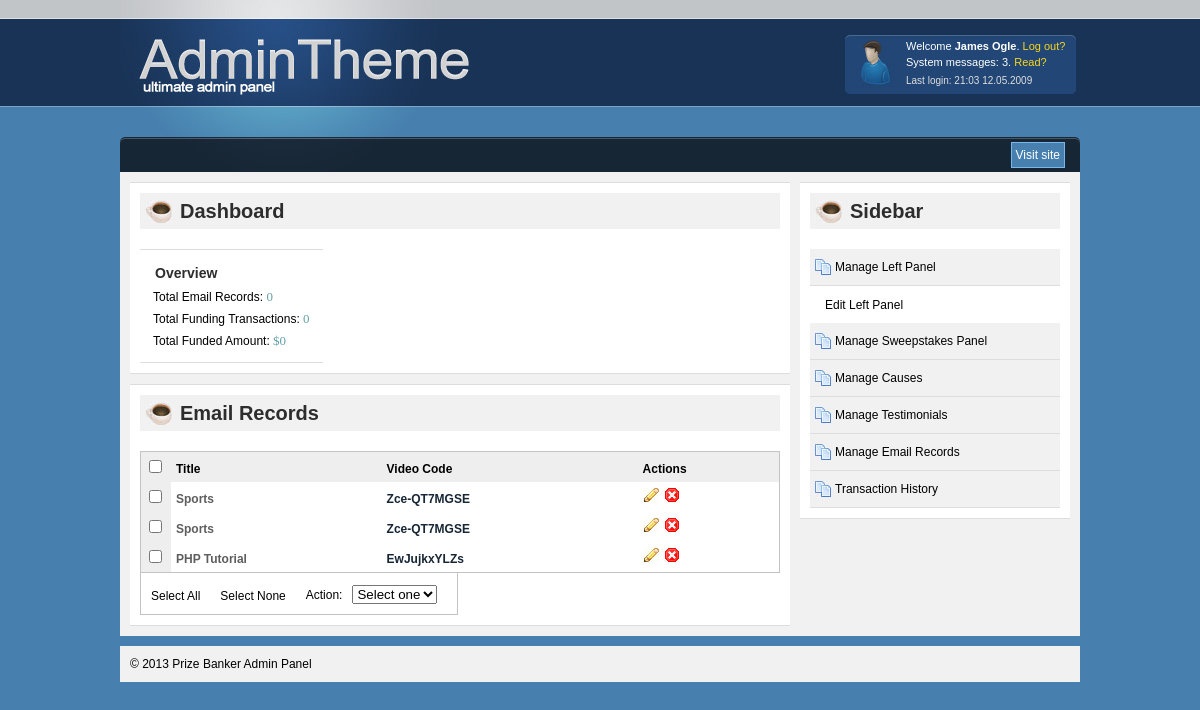
Screenshot of /admin/View-Testimonials.php (signed in) with the database file from the repository.
### tables this page shows
CREATE TABLE IF NOT EXISTS `testimonial` (
  `id` int(11) NOT NULL AUTO_INCREMENT,
  `title` text NOT NULL,
  `code` text NOT NULL,
  PRIMARY KEY (`id`)
);

### inc/functions.php (called while the page is built, shortened)
<?php
function GetTotalFund(){
	$query = mysql_query("SELECT amount, SUM(amount) FROM funds") or die(mysql_error());
	while ($row = mysql_fetch_array($query)){
		return number_format($row['SUM(amount)'],0);
	}
}
function GetTotalTxn(){
	return mysql_num_rows(mysql_query("select id from funds"));
}
function GetTotalEmailNo() {
	return mysql_num_rows(mysql_query("select id from email_records Group by email"));
}
?>

### admin/View-Testimonials.php (the view, shortened to what this page needs)
<?php
include "../inc/functions.php";
?>
<!DOCTYPE html PUBLIC "-//W3C//DTD XHTML 1.0 Transitional//EN" "http://www.w3.org/TR/xhtml1/DTD/xhtml1-transitional.dtd">
<html xmlns="http://www.w3.org/1999/xhtml">
<head>
    <link rel="stylesheet" type="text/css" media="all" href="css/style.css" />
	<link rel="stylesheet" type="text/css" href="markitup/skins/markitup/style.css" />
	<link rel="stylesheet" type="text/css" href="markitup/sets/default/style.css" />
	<link rel="stylesheet" type="text/css" href="css/superfish.css" media="screen">
</head>
<body>
<div class="container" id="container">
    <div  id="header">
    	<div id="profile_info">
			<img src="img/avatar.jpg" id="avatar" alt="avatar" />
			<p>Welcome <strong>James Ogle</strong>. <a href="#">Log out?</a></p>
			<p>System messages: 3. <a href="#">Read?</a></p>
			<p class="last_login">Last login: 21:03 12.05.2009</p>
		</div>
		<div id="logo"><h1><a href="/">AdmintTheme</a></h1></div>
    </div>
	    <div id="content" >
	    <div id="top_menu" class="clearfix">
			<a href="http://www.prizebanker.com" target="_blank" id="visit" class="right">Visit site</a>
	    </div>
		<div id="content_main" class="clearfix">
			<div id="main_panel_container" class="left">
			<div id="dashboard">
				<h2 class="ico_mug">Dashboard</h2>
				<div class="clearfix">
				<div class="left quickview">
					<h3>Overview</h3>
					<ul>
					<li>Total Email Records: <span class="number"><?php echo GetTotalEmailNo(); ?></span></li>
					<li>Total Funding Transactions: <span class="number"><?php echo GetTotalTxn(); ?></span></li>
					<li>Total Funded Amount: <span class="number">$<?php echo GetTotalFund(); ?></span></li>
					</ul>
				</div>
				</div>
			</div>
			<div class="section">
			<h2 class="ico_mug">Email Records</h2>
		<table id="table">
			<thead>
			<tr>
				<th><input type="checkbox" class="noborder" /></th>
				<th>Title</th>
                <th>Video Code</th>
				<th>Actions</th>
			</tr>
			</thead>
			<tbody>
            <form method="post" id="form1">
            <?php
			$query = mysql_query("select * from testimonial ORDER BY id DESC") or die(mysql_error());
			while ($row = mysql_fetch_assoc($query)){
				$id = $row['id'];
				$title = $row['title'];
				$embed_code = $row['code'];
				echo "<tr>
				<td class='table_check'><input type='checkbox' class='noborder' name='delete[]' value='$id' /></td>
				<td class='table_date'>$title</td>
				<td class='table_date'><a href='http://www.youtube.com/watch?v=$embed_code' target='_blank'>$embed_code</a></td>
				<td><a href='Edit-Testimonials.php?id=$id'><img src='img/edit.jpg' alt='edit'/></a><a href='?delete=$id' class='delete' id='$id'><img src='img/cancel.jpg' alt='cancel'/></a></td>
			</tr>";
			}
			?>
            </form>
			</tbody>
		</table>
		<div id="table_options" class="clearfix">
				<ul>
					<li><a href="#">Select All</a></li>
					<li><a href="#">Select None</a></li>
					<li><label>	Action: &nbsp; <select id="kategoria" name="kategoria">
									<option value="1">Select one</option>
								</select>
				</label></li>
				</ul>
			</div>
		</div>
			</div>
			<?php
			include "sidebar.php";
			?>
	    </div>
    <div  id="footer" class="clearfix">
    	<p class="left">© 2013 Prize Banker Admin Panel</p>
	</div>
</div>
</body>
</html>

### admin/sidebar.php (shortened to what this page needs)
<div id="sidebar" class="right">
				<h2 class="ico_mug">Sidebar</h2>
			<ul id="menu">
				<li>
					<a href="#" class="ico_posts">Manage Left Panel</a>
					<ul>
						<li><a href="Edit-Left-Panel.php">Edit Left Panel</a></li>
					</ul>
					<a href="#" class="ico_posts">Manage Sweepstakes Panel</a>
					<a href="#" class="ico_posts">Manage Causes</a>
					<a href="#" class="ico_posts">Manage Testimonials</a>
					<a href="#" class="ico_posts">Manage Email Records</a>
                    <a href="#" class="ico_posts">Transaction History</a>
				</li>
			</ul>
			</div>

### rows the page displays
testimonial: title "Sports", code "Zce-QT7MGSE"
testimonial: title "Sports", code "Zce-QT7MGSE"
testimonial: title "PHP Tutorial", code "EwJujkxYLZs"

### other values shown
GetTotalEmailNo() "0"
GetTotalTxn() "0"
GetTotalFund() "0"
